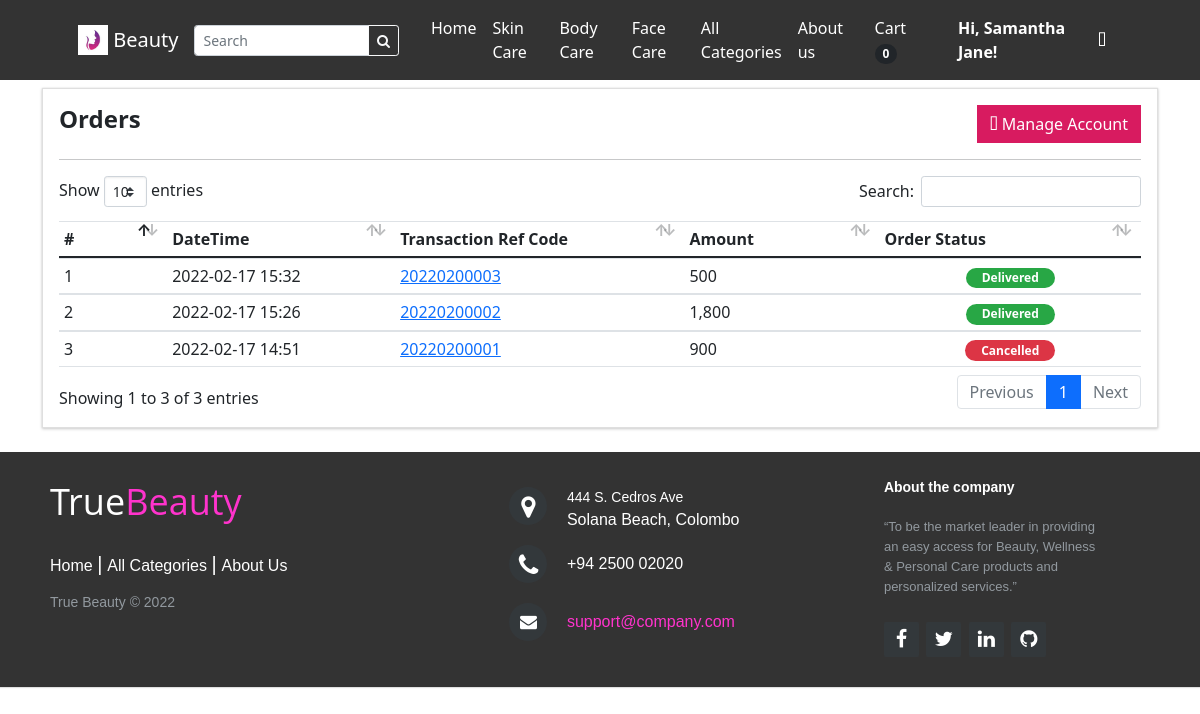
Screenshot of /cbpos/?p=my_account (signed in) with the database file from the repository.
### tables this page shows
CREATE TABLE `categories` (
  `id` int(30) NOT NULL,
  `category` varchar(250) NOT NULL,
  `description` text DEFAULT NULL,
  `status` tinyint(1) NOT NULL DEFAULT 1,
  `delete_flag` tinyint(1) NOT NULL DEFAULT 0,
  `date_created` datetime NOT NULL DEFAULT current_timestamp()
);

CREATE TABLE `orders` (
  `id` int(30) NOT NULL,
  `ref_code` varchar(100) NOT NULL,
  `client_id` int(30) NOT NULL,
  `delivery_address` text NOT NULL,
  `payment_method` varchar(100) NOT NULL,
  `order_type` tinyint(1) NOT NULL COMMENT '1= pickup,2= deliver',
  `amount` double NOT NULL,
  `status` tinyint(2) NOT NULL DEFAULT 0 COMMENT '0 = pending,\r\n1= Packed,\r\n2 = Out for Delivery,\r\n3=Delivered,\r\n4=cancelled',
  `paid` tinyint(1) NOT NULL DEFAULT 0,
  `date_created` datetime NOT NULL DEFAULT current_timestamp(),
  `date_updated` datetime DEFAULT NULL ON UPDATE current_timestamp()
);

### cbpos/classes/DBConnection.php (called while the page is built, shortened)
<?php
class DBConnection{
    private $host = DB_SERVER;
    private $username = DB_USERNAME;
    private $password = DB_PASSWORD;
    private $database = DB_NAME;
    public $conn;
    public function __construct(){
        if (!isset($this->conn)) {
            $this->conn = new mysqli($this->host, $this->username, $this->password, $this->database);
        }
    }
}
?>

### cbpos/classes/SystemSettings.php (called while the page is built, shortened)
<?php
class SystemSettings extends DBConnection{
	function userdata($field = ''){
		if(!empty($field)){
			if(isset($_SESSION['userdata'][$field]))
				return $_SESSION['userdata'][$field];
			else
				return null;
		}else{
			return false;
		}
	}
	function info($field=''){
		if(!empty($field)){
			if(isset($_SESSION['system_info'][$field]))
				return $_SESSION['system_info'][$field];
			else
				return false;
		}else{
			return false;
		}
	}
}
$_settings = new SystemSettings();
?>

### cbpos/config.php (called while the page is built, shortened)
<?php
require_once('classes/DBConnection.php');
require_once('classes/SystemSettings.php');
function validate_image($file){
	if(!empty($file)){
        $ex = explode("?",$file);
        $file = $ex[0];
        $ts = isset($ex[1]) ? "?".$ex[1] : '';
		if(is_file(base_app.$file)){
			return base_url.$file.$ts;
		}else{
			return base_url.'dist/img/no-image-available.png';
		}
	}else{
		return base_url.'dist/img/no-image-available.png';
	}
}
?>

### cbpos/my_account.php (the view, shortened to what this page needs)
<section class="py-2">
    <div class="container">
        <div class="card rounded-0">
            <div class="card-body">
                <div class="w-100 justify-content-between d-flex">
                    <h4><b>Orders</b></h4>
                    <a href="./?p=edit_account" class="btn btn btn-default btn-flat bg-maroon"><div class="fa fa-user-cog"></div> Manage Account</a>
                </div>
                    <hr class="border-warning">
                    <table class="table table-stripped text-dark">
                        <colgroup>
                            <col width="10%">
                            <col width="15">
                            <col width="25">
                            <col width="25">
                            <col width="15">
                        </colgroup>
                        <thead>
                            <tr>
                                <th>#</th>
                                <th>DateTime</th>
                                <th>Transaction Ref Code</th>
                                <th>Amount</th>
                                <th>Order Status</th>
                            </tr>
                        </thead>
                        <tbody>
                            <?php
                                $i = 1;
                                $qry = $conn->query("SELECT o.*,concat(c.firstname,' ',c.lastname) as client from `orders` o inner join clients c on c.id = o.client_id where o.client_id = '".$_settings->userdata('id')."' order by unix_timestamp(o.date_created) desc ");
                                while($row = $qry->fetch_assoc()):
                            ?>
                                <tr>
                                    <td><?php echo $i++ ?></td>
                                    <td><?php echo date("Y-m-d H:i",strtotime($row['date_created'])) ?></td>
                                    <td><a href="javascript:void(0)" class="view_order" data-id="<?php echo $row['id'] ?>"><?php echo $row['ref_code'] ?></a></td>
                                    <td><?php echo number_format($row['amount']) ?> </td>
                                    <td class="text-center">
                                            <?php if($row['status'] == 0): ?>
                                                <span class="badge badge-light text-dark border px-3 rounded-pill">Pending</span>
                                            <?php elseif($row['status'] == 1): ?>
                                                <span class="badge badge-primary px-3 rounded-pill">Packed</span>
                                            <?php elseif($row['status'] == 2): ?>
                                                <span class="badge badge-warning px-3 rounded-pill">Out for Delivery</span>
                                            <?php elseif($row['status'] == 3): ?>
                                                <span class="badge badge-success px-3 rounded-pill">Delivered</span>
                                            <?php else: ?>
                                                <span class="badge badge-danger px-3 rounded-pill">Cancelled</span>
                                            <?php endif; ?>
                                        </td>
                                    </tr>
                            <?php endwhile; ?>
                        </tbody>
                    </table>
            </div>
        </div>
    </div>
</section>

### cbpos/inc/topBarNav.php (shortened to what this page needs)
<nav class="navbar navbar-expand-lg navbar-dark " style="background-color: #333333;">
            <div class="container px-4 px-lg-5 ">
                <a class="navbar-brand" href="./" style="margin-left: 0px;">
                <img src="<?php echo validate_image($_settings->info('logo')) ?>" width="30" height="30" class="d-inline-block align-top" alt="" loading="lazy" >
                <?php echo $_settings->info('short_name') ?>
                </a>
                <form class="form-inline" id="search-form">
                  <div class="input-group">
                    <input class="form-control form-control-sm form " type="search" placeholder="Search" aria-label="Search" name="search"  value="<?php echo isset($_GET['search']) ? $_GET['search'] : "" ?>"  aria-describedby="button-addon2">
                    <div class="input-group-append">
                      <button class="btn btn-outline-light btn-sm m-0" type="submit" id="button-addon2"><i class="fa fa-search"></i></button>
                    </div>
                  </div>
                </form>
                <div class="collapse navbar-collapse" id="navbarSupportedContent">
                    <ul class="navbar-nav me-auto mb-2 mb-lg-0 ms-lg-4">
                        <li class="nav-item"><a class="nav-link text-white" aria-current="page" href="./">Home</a></li>
                        <?php
                        $cat_qry = $conn->query("SELECT * FROM categories where status = 1  limit 3");
                        $count_cats =$conn->query("SELECT * FROM categories where status = 1 ")->num_rows;
                        while($crow = $cat_qry->fetch_assoc()):
                        ?>
                        <li class="nav-item"><a class="nav-link text-white" aria-current="page" href="./?p=products&c=<?php echo md5($crow['id']) ?>"><?php echo $crow['category'] ?></a></li>
                        <?php endwhile; ?>
                        <?php if($count_cats > 3): ?>
                        <li class="nav-item"><a class="nav-link text-white" href="./?p=view_categories">All Categories</a></li>
                        <?php endif; ?>
                        <li class="nav-item"><a class="nav-link text-white" href="./?p=about">About us</a></li>
                    </ul>
                    <div class="d-flex align-items-center">
                      <?php if($_settings->userdata('id') > 0 && $_settings->userdata('login_type') == 2): ?>
                        <a class="text-dark mr-2 nav-link text-white" href="./?p=cart">
                            Cart
                            <span class="badge bg-dark text-white ms-1 rounded-pill" id="cart-count">
                              <?php
                                $count = $conn->query("SELECT SUM(quantity) as items from `cart` where client_id =".$_settings->userdata('id'))->fetch_assoc()['items'];
                                echo ($count > 0 ? $count : 0);
                              ?>
                            </span>
                        </a>
                            <a href="./?p=my_account" class="text-dark  nav-link text-white"><b> Hi, <?php echo $_settings->userdata('firstname')?>!</b></a>
                            <a href="logout.php" class="text-dark  nav-link text-white"><i class="fa fa-sign-out-alt"></i></a>
                        <?php else: ?>
                        <button class="btn btn-outline-dark ml-2" id="login-btn" type="button" style="background-color:#ff33cc;">Login</button>
                        <?php endif; ?>
                    </div>
                </div>
            </div>
        </nav>

### rows the page displays
categories: category "Skin Care"
categories: category "Body Care"
categories: category "Face Care"
orders: date_created "2022-02-17 15:32", ref_code "20220200003", amount "500", status "Delivered"
orders: date_created "2022-02-17 15:26", ref_code "20220200002", amount "1,800", status "Delivered"
orders: date_created "2022-02-17 14:51", ref_code "20220200001", amount "900", status "Cancelled"

### other values shown
$_settings->info('short_name') "Beauty"
$_settings->userdata('firstname') "Samantha Jane"
